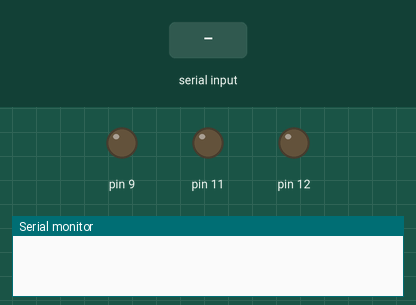
Simulated run of this sketch. Board: Arduino Uno, built with avr-gcc and run on an emulated ATmega328P. Shown: output pins drawn as LEDs (lit = HIGH), the last lines printed to the serial monitor. The test bench sets the inputs (shaded band).

Above: at 1.2 s.
1.3 s: "+\n" received over Serial
At 2.6 s:
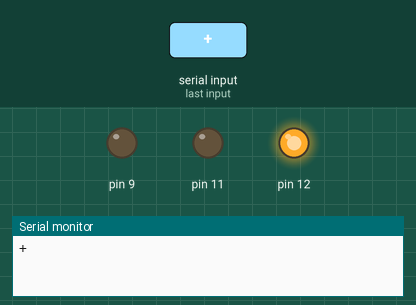
4.3 s: "0\n" received over Serial
At 4.9 s:
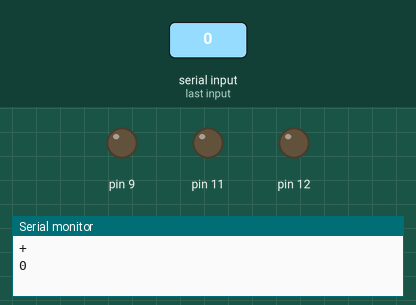
6.3 s: byte 98 ('b') received over Serial
At 7.5 s:
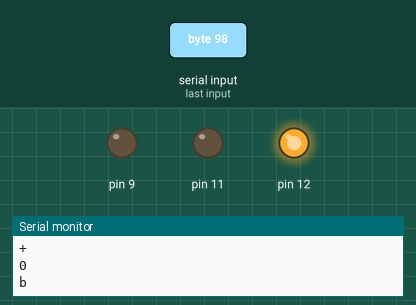
7.8 s: "1\n" received over Serial
At 9.2 s:
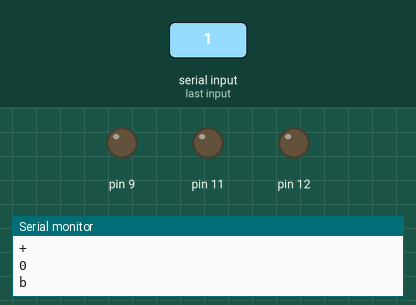
9.8 s: byte 99 ('c') received over Serial
At 10.3 s:
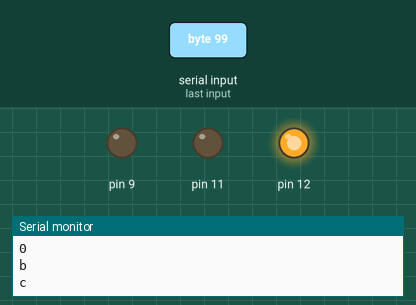
Timing chart, 0 to 12.3 s (numbered marks = the images above; inputs shaded):
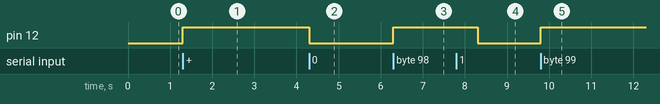

The sketch:

relay_toggle.ino
```cpp
char data = 0;
char data1 = 0;
void setup()
{
  Serial.begin(38400);
  pinMode(12, OUTPUT);
  pinMode(11, OUTPUT);
  pinMode(9, OUTPUT);
}
void loop()
{
  if(Serial.available() > 0)
  {
    data = Serial.read();
    Serial.print(data);
    Serial.print("\n");
    if(data == '+')
      digitalWrite(12, HIGH);
    else if(data == '0')
      digitalWrite(12, LOW);
    else if(data == '1')
    {
      digitalWrite(12, HIGH);
      for(int i=0;i<600;i++)
      {
        delay(1000);
        if(Serial.available())
        {
          data1=Serial.read();
          if(data1='0')
          {
            digitalWrite(12,LOW);
            break;
          }
        }
      }
      digitalWrite(12,LOW);
    }
    else if(data == '2')
    {
      digitalWrite(12, HIGH);
      for(int i=0;i<1200;i++)
      {
        delay(1000);
        if(Serial.available())
        {
          data1=Serial.read();
          if(data1='0')
          {
            digitalWrite(12,LOW);
            break;
          }
        }
      }
      digitalWrite(12,LOW);
    }
    else if(data == '3')
    {
      digitalWrite(12, HIGH);
      for(int i=0;i<1800;i++)
      {
        delay(1000);
        if(Serial.available())
        {
          data1=Serial.read();
          if(data1='0')
          {
            digitalWrite(12,LOW);
            break;
          }
        }
      }
      digitalWrite(12,LOW);
    }
    else if(data == '4')
    {
      digitalWrite(12, HIGH);
      for(int i=0;i<2400;i++)
      {
        delay(1000);
        if(Serial.available())
        {
          data1=Serial.read();
          if(data1='0')
          {
            digitalWrite(12,LOW);
            break;
          }
        }
      }
      digitalWrite(12,LOW);
    }
    else if(data == '5')
    {
      digitalWrite(12, HIGH);
      for(int i=0;i<3000;i++)
      {
        delay(1000);
        if(Serial.available())
        {
          data1=Serial.read();
          if(data1='0')
          {
            digitalWrite(12,LOW);
            break;
          }
        }
      }
      digitalWrite(12,LOW);
    }
    else if(data == 'a')
    {
      digitalWrite(12, HIGH);
      for(int i=0;i<3600;i++)
      {
        delay(1000);
        if(Serial.available())
        {
          data1=Serial.read();
          if(data1='0')
          {
            digitalWrite(12,LOW);
            break;
          }
        }
      }
      digitalWrite(12,LOW);
    }
    else if(data == 'b')
    {
      digitalWrite(12, HIGH);
      for(int i=0;i<7200;i++)
      {
        delay(1000);
        if(Serial.available())
        {
          data1=Serial.read();
          if(data1='0')
          {
            digitalWrite(12,LOW);
            break;
          }
        }
      }
      digitalWrite(12,LOW);
    }
    else if(data == 'c')
    {
      digitalWrite(12, HIGH);
      for(int i=0;i<10800;i++)
      {
        delay(1000);
        if(Serial.available())
        {
          data1=Serial.read();
          if(data1='0')
          {
            digitalWrite(12,LOW);
            break;
          }
        }
      }
      digitalWrite(12,LOW);
    }
  }
}
```

Measured:
- after the input at 1.3 s, pin 12: LOW → HIGH at once
- after the input at 4.3 s, pin 12: HIGH → LOW at once
- after the input at 6.3 s, pin 12: LOW → HIGH at once
- after the input at 7.8 s, pin 12: HIGH → LOW after 0.50 s
- after the input at 9.8 s, pin 12: LOW → HIGH at once
